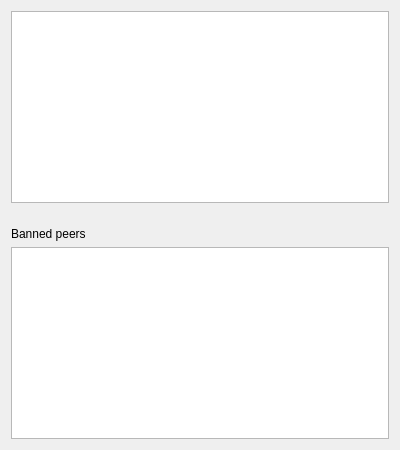
         <widget class="QWidget" name="widget_1" native="true">
          <property name="sizePolicy">
           <sizepolicy hsizetype="MinimumExpanding" vsizetype="Preferred">
            <horstretch>1</horstretch>
            <verstretch>0</verstretch>
           </sizepolicy>
          </property>
          <property name="minimumSize">
           <size>
            <width>400</width>
            <height>0</height>
           </size>
          </property>
          <layout class="QVBoxLayout" name="verticalLayout_7">
           <item>
            <widget class="QTableView" name="peerWidget">
             <property name="tabKeyNavigation">
              <bool>false</bool>
             </property>
             <property name="alternatingRowColors">
              <bool>true</bool>
             </property>
             <property name="textElideMode">
              <enum>Qt::ElideMiddle</enum>
             </property>
             <property name="sortingEnabled">
              <bool>true</bool>
             </property>
             <property name="wordWrap">
              <bool>false</bool>
             </property>
             <attribute name="horizontalHeaderHighlightSections">
              <bool>false</bool>
             </attribute>
            </widget>
           </item>
           <item>
            <widget class="QLabel" name="banHeading">
             <property name="sizePolicy">
              <sizepolicy hsizetype="Preferred" vsizetype="Minimum">
               <horstretch>0</horstretch>
               <verstretch>0</verstretch>
              </sizepolicy>
             </property>
             <property name="minimumSize">
              <size>
               <width>0</width>
               <height>32</height>
              </size>
             </property>
             <property name="maximumSize">
              <size>
               <width>16777215</width>
               <height>32</height>
              </size>
             </property>
             <property name="cursor">
              <cursorShape>IBeamCursor</cursorShape>
             </property>
             <property name="text">
              <string>Banned peers</string>
             </property>
             <property name="alignment">
              <set>Qt::AlignBottom|Qt::AlignLeading|Qt::AlignLeft</set>
             </property>
             <property name="wordWrap">
              <bool>true</bool>
             </property>
             <property name="textInteractionFlags">
              <set>Qt::NoTextInteraction</set>
             </property>
            </widget>
           </item>
           <item>
            <widget class="QTableView" name="banlistWidget">
             <property name="tabKeyNavigation">
              <bool>false</bool>
             </property>
             <property name="alternatingRowColors">
              <bool>true</bool>
             </property>
             <property name="sortingEnabled">
              <bool>true</bool>
             </property>
             <attribute name="horizontalHeaderHighlightSections">
              <bool>false</bool>
             </attribute>
            </widget>
           </item>
          </layout>
         </widget>
